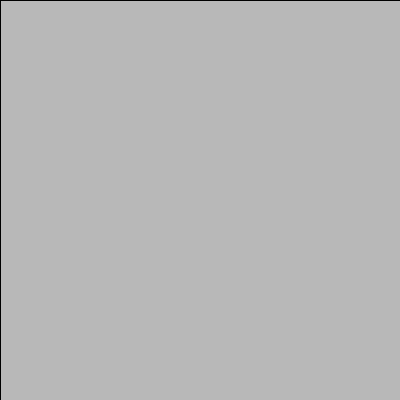
Frame 1 (no input)
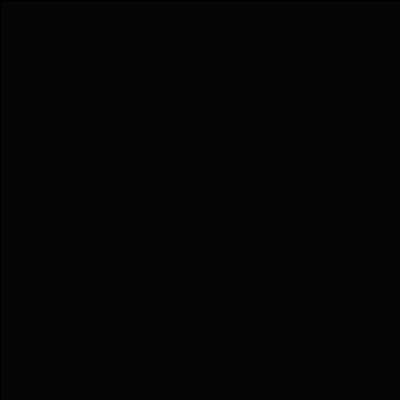
Frame 60 (the mouse pressed at the canvas centre just before this capture)
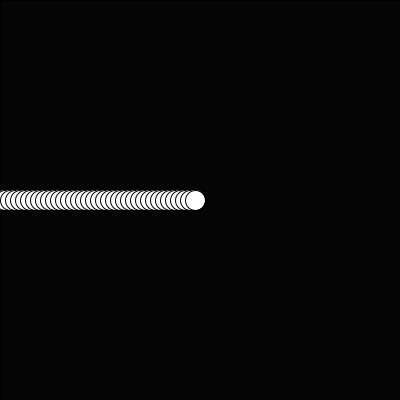
Frame 120 (the mouse held since frame 60 and released just before this capture)

The Processing sketch that drew these frames (run headless with seeded random() and noise(); from frame 60 on, the mouse is pressed at the canvas centre):

// Processing sketch: sketch_04_For_Loop_in_Draw_Demo
// ── sketch_04_For_Loop_in_Draw_Demo.pde


void setup(){
  size(400,400);
}

void draw(){
  //background(0);
  fill(0,25);
  rect(0,0,width,height);
  
  fill(255);
  for (int x = 0;  x < mouseX; x+= 5){
    ellipse(x, mouseY, 20, 20);  
  }
  
}
